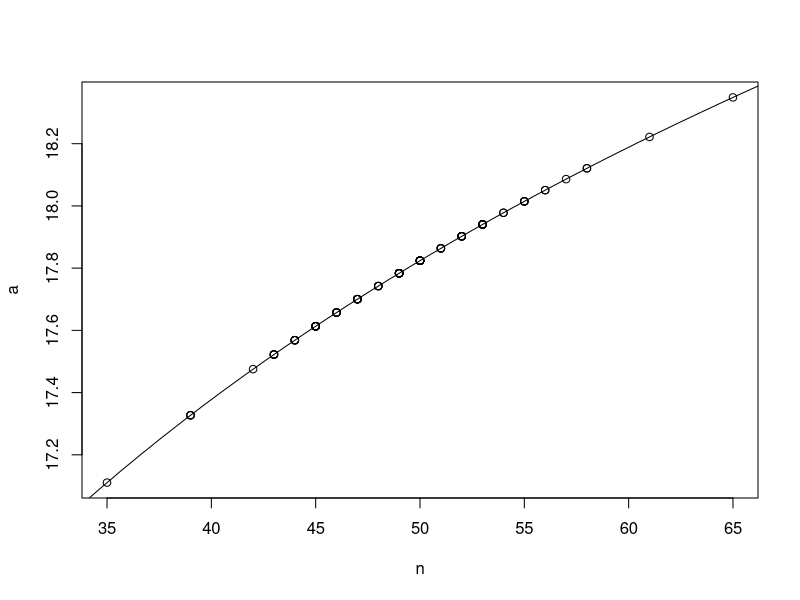
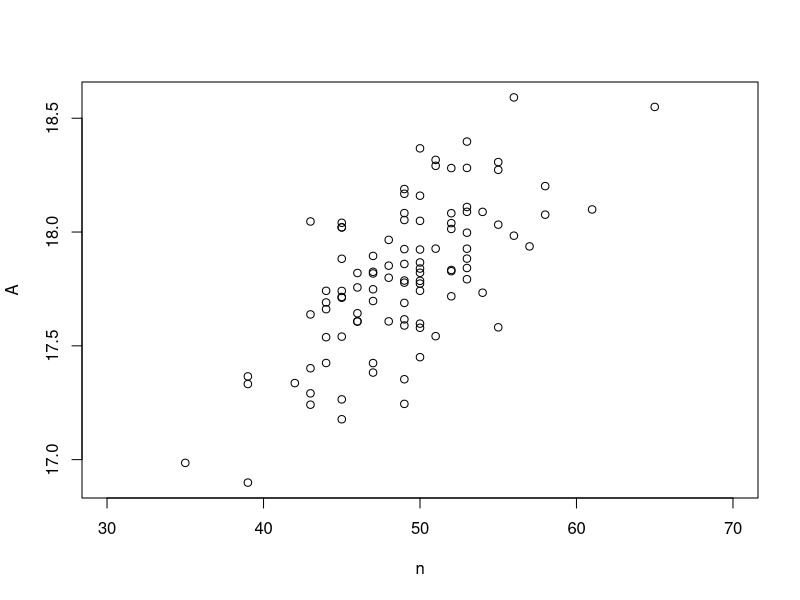

Write the R code that produced these figures, in order.
#Listner, Leon. 8108323
#Aufgabe 5

#a)
set.seed(50)
n <- rbinom(100, 100, 0.5)
#Festsetzung eines seeds, damit Zufallszahlen reproduzierbar sind.
#Erzeugung von 100 ni mithilfe der Binomialverteilung

set.seed(60)
A <- 10 + 2*log(n) + rnorm(100, 0, 0.25)
#Formel für A + Verwackelung durch normalverteilte Störung mithilfe von
#aus der Normalverteilung generierter Zufallszahlen

#b)
plot(n, 10+2*log(n), ylab = "a")

curve(10+2*log(x), from = 1, to = 100, ylab = "a", xlab = "n", add = TRUE)
plot(n, A, xlim = c(30, 70))
#Der Erwartungswert spiegelt als Kurve die faktischen Arbeitszeiten als 
#Glättungskurve gut wider.

